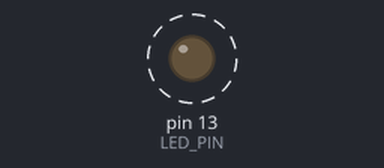
A sketch run on a simulated Arduino Uno, built with avr-gcc and run on an emulated ATmega328P. On the bench: output pins drawn as LEDs (lit = HIGH). Dashed ring = blinking.

Above: at 0.12 s.
Timing chart, 0 to 3.0 s (numbered marks = the images above):
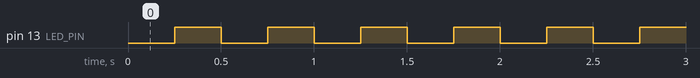

Measured:
- by itself, pin 13 (LED_PIN): alternates HIGH for 0.25 s and LOW for 0.25 s

The sketch:

timer1.ino
```cpp
// timer1.ino: toggle the on-board LED every 0.25 s from a Timer1 overflow interrupt
// loop() is empty: the timer does all the work.

const int LED_PIN = 13;
const unsigned int PRELOAD = 49911;   // 65536 - 15625: overflows after 0.25 s at prescaler 256

void setup() {
  pinMode(LED_PIN, OUTPUT);

  noInterrupts();               // no interrupts while the timer is half set up
  TCCR1A = 0;                   // normal mode
  TCCR1B = 0;
  TCNT1 = PRELOAD;
  TCCR1B |= (1 << CS12);        // prescaler 256: this also starts the timer
  TIMSK1 |= (1 << TOIE1);       // enable the overflow interrupt
  interrupts();
}

ISR(TIMER1_OVF_vect) {
  TCNT1 = PRELOAD;              // reload, or the next overflow takes 65536 counts
  digitalWrite(LED_PIN, !digitalRead(LED_PIN));
}

void loop() {
  // free for other work
}
```
